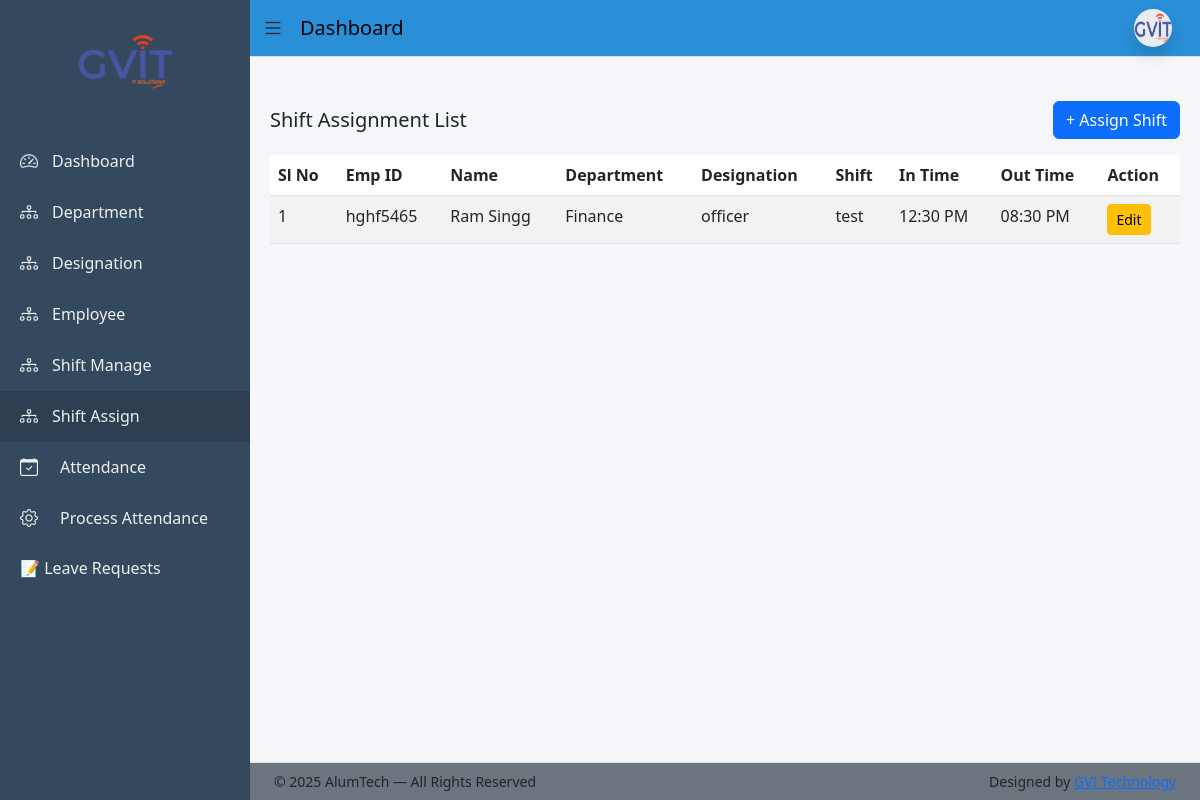
Page /shift-assign/list/ (signed in) on the earlier database version.
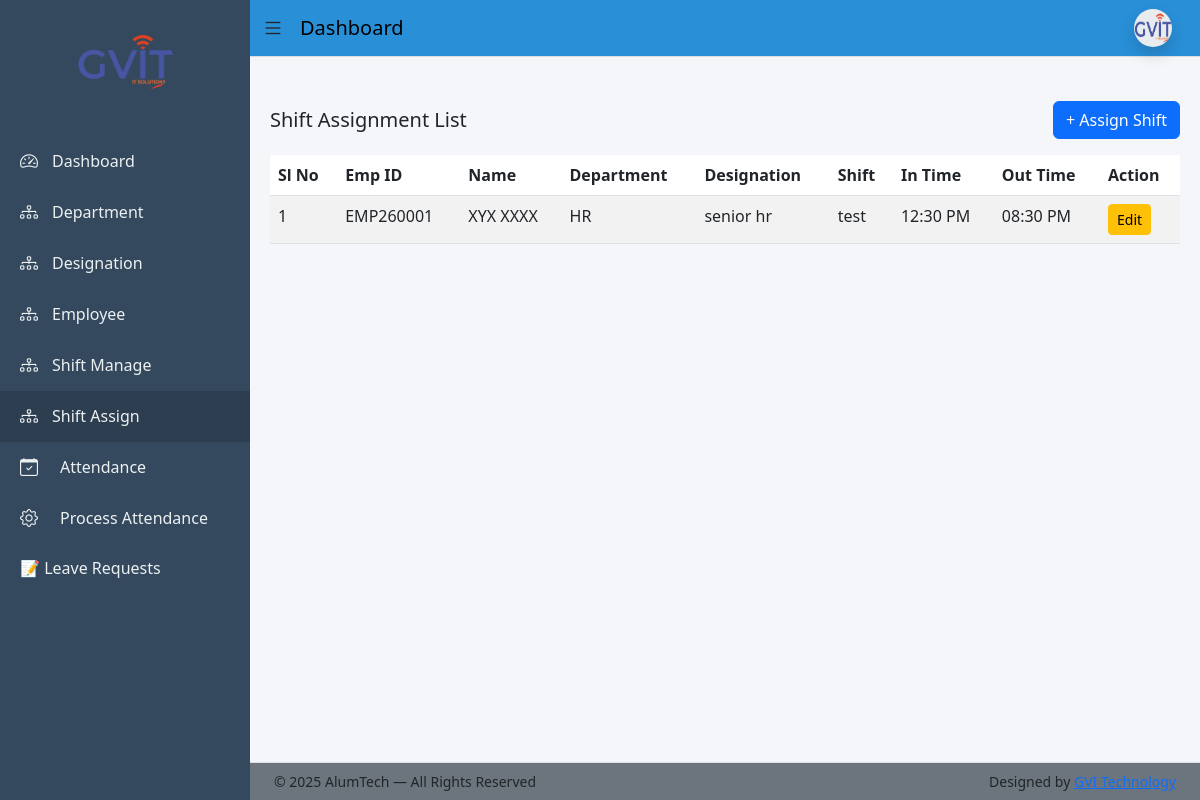
Same page on the later database version.
### app/models.py (models this page shows, shortened)
class ShiftAssignment(models.Model):
    employee = models.ForeignKey(Employee, on_delete=models.CASCADE)
    shift = models.ForeignKey(Shift, on_delete=models.CASCADE)
    assigned_date = models.DateField(auto_now_add=True)
    is_active = models.BooleanField(default=True)
    class Meta:
        ordering = ['-id']

class Employee(models.Model):
    BLOOD_GROUP_CHOICES = [
        ('A+', 'A+'), ('A-', 'A-'),
        ('B+', 'B+'), ('B-', 'B-'),
        ('O+', 'O+'), ('O-', 'O-'),
        ('AB+', 'AB+'), ('AB-', 'AB-'),
    ]
    BACHELOR_CHOICES = [
        ('BCom', 'B.Com'),
        ('BSc', 'B.Sc'),
        ('BA', 'B.A'),
        ('BTech', 'B.Tech'),
    ]
    MASTER_CHOICES = [
        ('MCom', 'M.Com'),
        ('MSc', 'M.Sc'),
        ('MA', 'M.A'),
        ('MTech', 'M.Tech'),
    ]
    first_name = models.CharField(max_length=50)
    middle_name = models.CharField(max_length=50, blank=True)
    last_name = models.CharField(max_length=50)
    gender = models.CharField(max_length=10,choices=[('Male','Male'),('Female','Female'),('Other','Other')])
    blood_group = models.CharField(max_length=10, choices=BLOOD_GROUP_CHOICES, blank=True, null=True)
    date_of_birth = models.DateField(null=True, blank=True)
    father_name = models.CharField(max_length=100, blank=True)
    mother_name = models.CharField(max_length=100, blank=True)
    user = models.OneToOneField(User, on_delete=models.CASCADE, null=True, blank=True, related_name='employee_profile')
    email = models.EmailField(unique=True)
    contact_no = models.CharField(max_length=15)
    emergency_contact = models.CharField(max_length=15)
    address = models.TextField(blank=True, null=True)
    permanent_address = models.TextField(blank=True, null=True)
    bachelor_degree = models.CharField(max_length=10, choices=BACHELOR_CHOICES, blank=True, null=True)
    master_degree = models.CharField(max_length=10, choices=MASTER_CHOICES, blank=True, null=True)
    employee_id = models.CharField(max_length=20, unique=True)
    department = models.ForeignKey(Department, on_delete=models.PROTECT)
    designation = models.ForeignKey(Designation, on_delete=models.PROTECT)
    date_of_joining = models.DateField(blank=True, null=True)
    photo = models.ImageField(upload_to='employees/', blank=True, null=True)
    pan_no = models.CharField(max_length=10,blank=True,null=True)
    Aadhar_no = models.CharField(max_length=12,blank=True,null=True)
    Bank_name = models.CharField(max_length=50,blank=True,null=True)
    acc_no = models.CharField(max_length=15,blank=True,null=True)
    ifsc_no = models.CharField(max_length=15,blank=True,null=True)
    branch_name = models.CharField(max_length=50,blank=True,null=True)
    is_active = models.BooleanField(default=True)
    created_at = models.DateTimeField(auto_now_add=True)
    generated_at = models.DateField(blank=True, null=True)
    created_by = models.ForeignKey(User, on_delete=models.SET_NULL, null=True, blank=True, related_name='created_employees')

class Department(models.Model):
    name = models.CharField(max_length=100, unique=True)
    description = models.TextField(blank=True)

class Designation(models.Model):
    department = models.ForeignKey(Department, on_delete=models.CASCADE)
    name = models.CharField(max_length=100)

class Shift(models.Model):
    name = models.CharField(max_length=100)
    start_time = models.TimeField()
    end_time = models.TimeField()
    break_minutes = models.PositiveIntegerField(default=0)
    is_active = models.BooleanField(default=True)
    created_at = models.DateTimeField(auto_now_add=True)

### app/views.py (the view)
# urls.py: path('shift-assign/list/', views.shift_assign_list, name='shift_assign_list'),
@login_required(login_url='login')
def shift_assign_list(request):
    return render(request, 'shift/shift_assign_list.html', {
        'assignments': ShiftAssignment.objects.select_related(
            'employee__department', 'employee__designation', 'shift'
        )
    })

### templates/shift/shift_assign_list.html (shortened to what this page needs)
{% extends 'base_dashboard.html' %}
{% block content %}
<div class="d-flex justify-content-between align-items-center mb-3">
  <h5 class="mb-0">Shift Assignment List</h5>
  <a href="{% url 'shift_assign' %}" class="btn btn-primary">
    + Assign Shift
  </a>
</div>
<table class="table table-striped">
  <thead>
    <tr>
      <th>Sl No</th>
      <th>Emp ID</th>
      <th>Name</th>
      <th>Department</th>
      <th>Designation</th>
      <th>Shift</th>
      <th>In Time</th>
      <th>Out Time</th>
      <th>Action</th>
    </tr>
  </thead>
  <tbody>
    {% for s in assignments %}
    <tr>
      <td>{{ forloop.counter }}</td>
      <td>{{ s.employee.employee_id }}</td>
      <td>{{ s.employee.first_name }} {{ s.employee.last_name }}</td>
      <td>{{ s.employee.department.name }}</td>
      <td>{{ s.employee.designation.name }}</td>
      <td>{{ s.shift.name }}</td>
      <td>{{ s.shift.start_time|time:"h:i A" }}</td>
      <td>{{ s.shift.end_time|time:"h:i A" }}</td>
      <td>
        <a
          href="{% url 'shift_assign_edit' s.id %}"
          class="btn btn-warning btn-sm"
        >
          Edit
        </a>
      </td>
    </tr>
    {% empty %}
    <tr>
      <td colspan="8" class="text-center text-muted">
        No shift assignments found
      </td>
    </tr>
    {% endfor %}
  </tbody>
</table>
{% endblock %}

Differences in the rows shown:
removed ShiftAssignment: employee.employee_id "hghf5465", employee.first_name "Ram", employee.last_name "Singg", employee.department.name "Finance", employee.designation.name "officer", shift.name "test", shift.start_time "12:30 PM", shift.end_time "08:30 PM"
added ShiftAssignment: employee.employee_id "EMP260001", employee.first_name "XYX", employee.last_name "XXXX", employee.department.name "HR", employee.designation.name "senior hr", shift.name "test", shift.start_time "12:30 PM", shift.end_time "08:30 PM"
